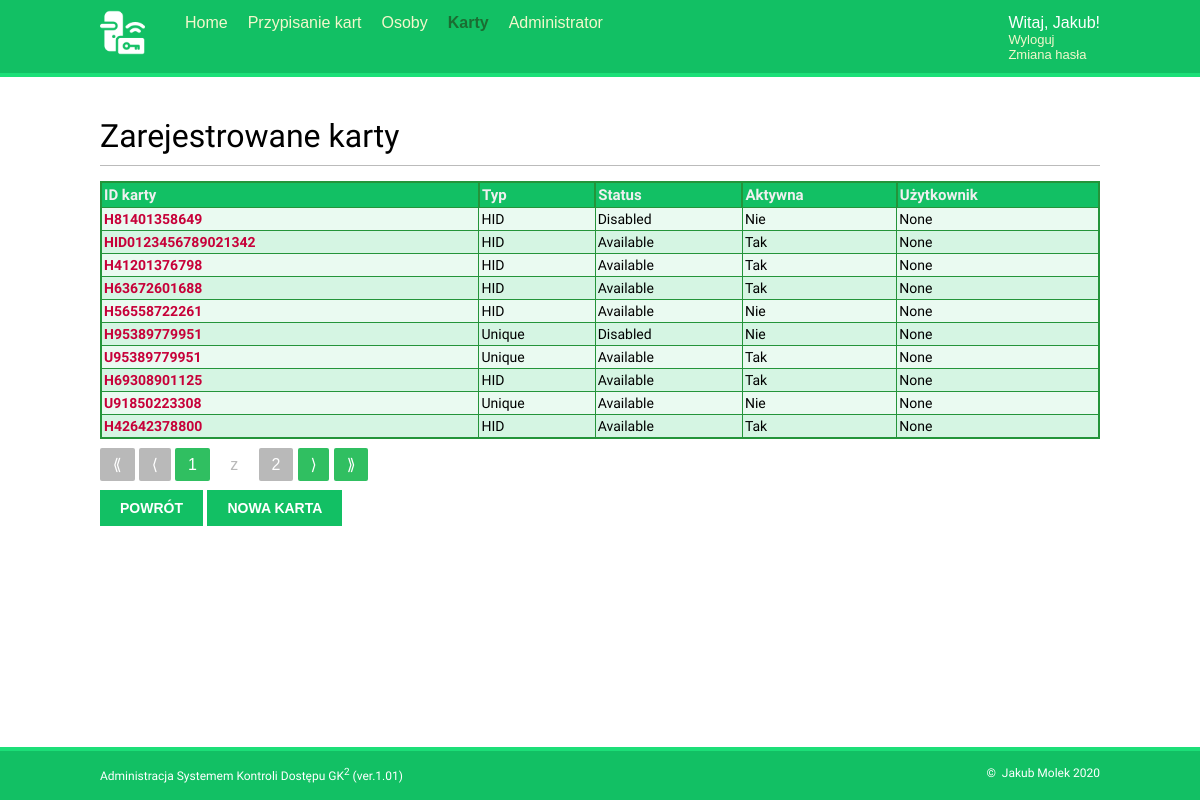
Before: /karty/ (signed in) with the older database file.
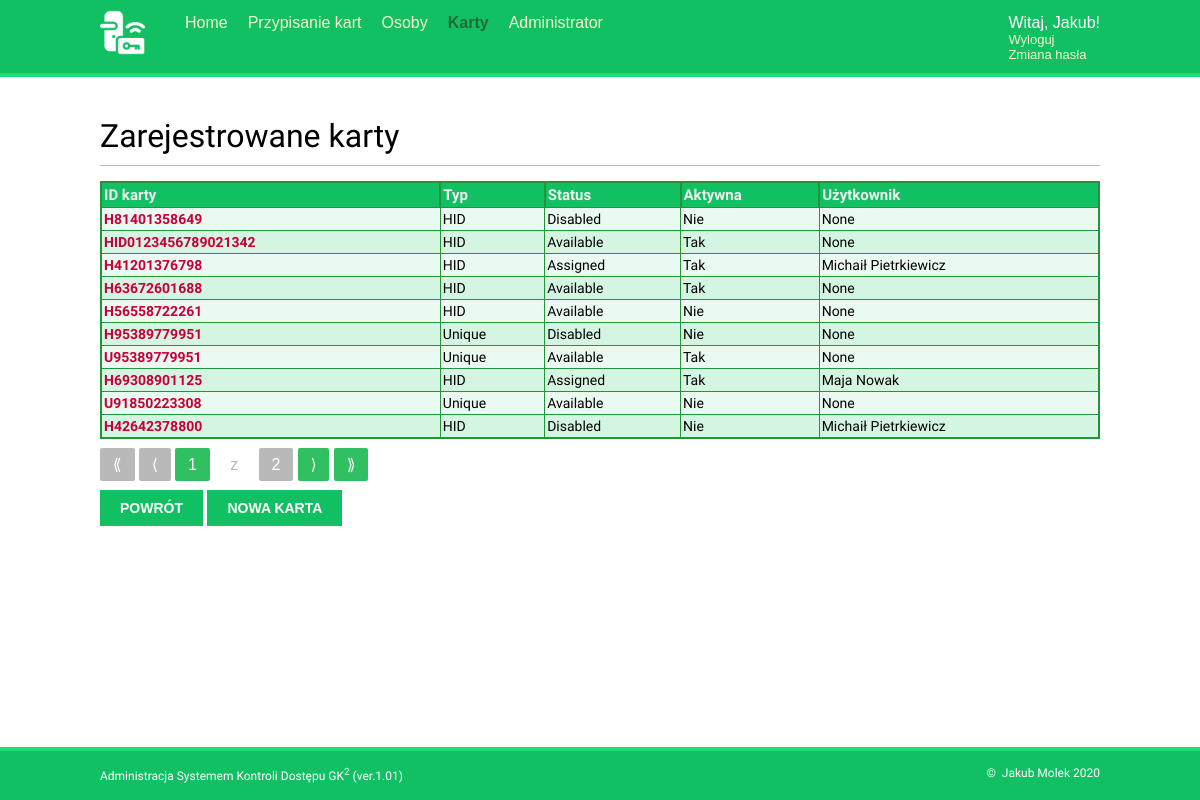
After: the same page with the newer database file.
### administracja/models.py (models this page shows, shortened)
class Card(models.Model):
    RFID_STD = (
        ('HID','HID'),
        ('Mifare','Mifare'),
        ('Unique','Unique')
    )
    CARD_STATUS = (
        ('0','Available'),
        ('1','Assigned'),
        ('2','Disabled'),
    )
    id = models.CharField(max_length=48,
        primary_key=True,
        unique=True,
        verbose_name='Nr karty')
    type = models.CharField(max_length=10,
        choices = RFID_STD,
        verbose_name='typ')
    supplier = models.CharField(max_length=100,
        verbose_name='dostawca')
    status = models.CharField(
        max_length=1,
        choices=CARD_STATUS,
        default='0',
        verbose_name='Status',
        help_text='Status karty')
    person = models.ForeignKey('Person',
            on_delete=models.SET_NULL,
            null=True,
            blank=True,
            verbose_name='Użytkownik')
    valid_date = models.DateField(blank=True,
            null=True,
            verbose_name='data ważności')
    active = models.BooleanField(default=True,
            verbose_name='aktywna')
    created = models.DateTimeField(auto_now_add=True,
            verbose_name='data dodania')
    updated = models.DateTimeField(auto_now=True,
            verbose_name='data modyfikacji')
    class Meta:
        verbose_name = u'Karta'
        verbose_name_plural = u'Karty'
    def get_absolute_url(self):
        return reverse('card_detail', kwargs={'pk': self.pk})

class Person(models.Model):
    name =  models.CharField(max_length=100,
            verbose_name='Imię i nazwisko')
    pesel = models.CharField(max_length=11,
            verbose_name='PESEL',
            help_text='Podaj poprawny PESEL')
    hire_date = models.DateField(default=datetime.now,
            verbose_name='Data zatrudnienia')
    fire_date = models.DateField(blank=True,
            null=True,
            verbose_name='Data zwolnienia',
            help_text='Data zwolnienia nie może być wcześniejsza niż data zatrudnienia')
    active  = models.BooleanField(default=False,
            verbose_name='Aktywna')
    anonymized = models.BooleanField(default=False,
            verbose_name='Zanomizowana')
    hash_date = models.DateField(blank=True,
            null=True,
            verbose_name='Data anonimizacji')
    retention = models.IntegerField(default=5,
            null=False,
            verbose_name='Okres retencji RODO',
            help_text='Standardowy okres retencji wynosi 5 lat + dni do końca roku kalendarzowego')
    created = models.DateTimeField(auto_now_add=True,
            verbose_name='Data dodania rekordu')
    updated = models.DateTimeField(auto_now=True,
            verbose_name='Data aktualizacji rekordu')
    def __str__(self):
        return self.name
    class Meta:
        verbose_name = u'Osoba'
        verbose_name_plural = u'Osoby'

### administracja/views.py (the view)
class CardListView(LoginRequiredMixin,generic.ListView):
    model = Card
    login_url = '/login/'
    paginate_by = 10
    context_object_name = 'card_list2'
    template_name = 'card/list2.html'
    ordering = ['-created']
    queryset = Card.objects.all()
    def get_queryset(self, **kwargs):
        queryset = super(CardListView, self).get_queryset(**kwargs)
        return queryset
    def get_context_data(self, **kwargs):
        context = super(CardListView, self).get_context_data(**kwargs)
        context['section'] = 'cards'
        return context

### administracja/templates/card/list2.html (shortened to what this page needs)
{% extends "base.html" %}
{% block content %}
	<h1>Zarejestrowane karty</h1>
	{% if card_list2 %}
	<table>
	<thead>
		<tr>
			<th>ID karty</th>
			<th>Typ</th>
			<th>Status</th>
			<th>Aktywna</th>
			<th>Użytkownik</th>
		</tr>
	</thead>
	<tbody>
	{% for card in page_obj %}
		<tr {% if card.active is not True %} class="inactive" {% endif %}>
			<td><a href="{{ card.get_absolute_url }}">
				{{ card.id | upper }}</a></td>
			<td>{{ card.get_type_display }}</td>
			<td>{{ card.get_status_display }}</td>
			<td>{{ card.active | yesno:'Tak,Nie,-' }}</td>
			<td>{{ card.person }}</td>
		</tr>
	{% endfor %}
	</tbody>
	</table>
	{% else %}
		<ul class="messages">
			<li class="info">Brak kart w bazie.</li>
		</ul>
	{% endif %}
{% if page_obj.paginator.num_pages > 1 %}
    {% include '_pagination.html' with items=page_obj %}
{% endif %}
<div class="buttons">
  <a class="button" href="{% url "dashboard" %}">Powrót</a>
 {% if request.user.is_staff %}
   <a class="button"
	href="http://172.16.1.11:8000/admin/administracja/card/add/"
	rel="noopener noreferrer" target="_blank">
	nowa karta</a>
</div>
{% endif %}
{% endblock %}

Changed rows visible on the page:
changed Card "H41201376798": status "Available" → "Assigned"; person "None" → "Michaił Pietrkiewicz"
changed Card "H69308901125": status "Available" → "Assigned"; person "None" → "Maja Nowak"
changed Card "H42642378800": status "Available" → "Disabled"; active "Tak" → "Nie"; person "None" → "Michaił Pietrkiewicz"
